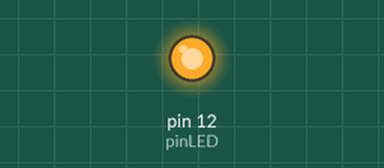
Recording of a sketch running on a simulated Arduino Uno, built with avr-gcc and run on an emulated ATmega328P. Parts: output pins drawn as LEDs (lit = HIGH).

Above: at 0.15 s.
At 6.7 s:
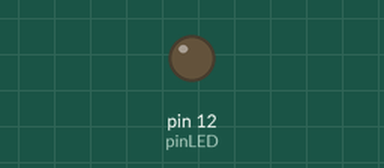
Timing chart, 0 to 9.4 s (numbered marks = the images above):
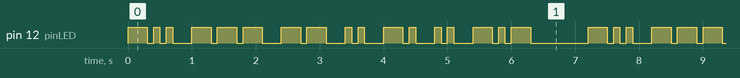

Measured:
- by itself, pin 12 (pinLED): moves between LOW and HIGH, repeating every 7.2 s
- by itself, everything shown: repeats every 7.2 s, in 34 steps

The sketch:

m1-4.ino
```cpp
int pinLED = 12;
int dotLength = 100;

void setup() {
    pinMode(pinLED, OUTPUT);
}

void loop() {
    // Say "Dominik"
    dash(); dot(); dot(); pauseChar();
    dash(); dash(); dash(); pauseChar();
    dash(); dash(); pauseChar();
    dot(); dot(); pauseChar();
    dash(); dot(); pauseChar();
    dot(); dot(); pauseChar();
    dash(); dot(); dash(); pauseChar();
    pauseWord();
}

void dot() {
    digitalWrite(pinLED, HIGH);
    delay(dotLength);
    digitalWrite(pinLED, LOW);
    delay(dotLength);
}

void dash() {
    digitalWrite(pinLED, HIGH);
    delay(dotLength * 3);
    digitalWrite(pinLED, LOW);
    delay(dotLength);
}

void pauseChar() {
    delay(dotLength * 2);
}

void pauseWord() {
    delay(dotLength * 6);
}
```
